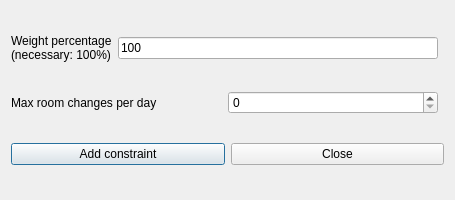
<?xml version="1.0" encoding="UTF-8"?>
<ui version="4.0">
 <class>AddConstraintStudentsMaxRoomChangesPerDayForm_template</class>
 <widget class="QDialog" name="AddConstraintStudentsMaxRoomChangesPerDayForm_template">
  <property name="geometry">
   <rect>
    <x>0</x>
    <y>0</y>
    <width>455</width>
    <height>200</height>
   </rect>
  </property>
  <property name="windowTitle">
   <string extracomment="This is the title of the dialog to add a new constraint of this type">Add students max room changes per day</string>
  </property>
  <layout class="QGridLayout">
   <item row="2" column="0" colspan="2">
    <layout class="QHBoxLayout">
     <item>
      <widget class="QPushButton" name="addConstraintPushButton">
       <property name="text">
        <string>Add constraint</string>
       </property>
      </widget>
     </item>
     <item>
      <widget class="QPushButton" name="closePushButton">
       <property name="text">
        <string>Close</string>
       </property>
      </widget>
     </item>
    </layout>
   </item>
   <item row="0" column="0">
    <layout class="QHBoxLayout">
     <item>
      <widget class="QLabel" name="weightTextLabel">
       <property name="frameShape">
        <enum>QFrame::NoFrame</enum>
       </property>
       <property name="frameShadow">
        <enum>QFrame::Plain</enum>
       </property>
       <property name="text">
        <string>Weight percentage
(necessary: 100%)</string>
       </property>
       <property name="wordWrap">
        <bool>false</bool>
       </property>
      </widget>
     </item>
     <item>
      <widget class="QLineEdit" name="weightLineEdit">
       <property name="text">
        <string notr="true">100</string>
       </property>
      </widget>
     </item>
    </layout>
   </item>
   <item row="1" column="0">
    <layout class="QHBoxLayout">
     <item>
      <widget class="QLabel" name="textLabel1">
       <property name="text">
        <string>Max room changes per day</string>
       </property>
       <property name="wordWrap">
        <bool>false</bool>
       </property>
      </widget>
     </item>
     <item>
      <widget class="QSpinBox" name="maxChangesSpinBox"/>
     </item>
    </layout>
   </item>
  </layout>
 </widget>
 <layoutdefault spacing="6" margin="11"/>
 <resources/>
 <connections/>
</ui>
